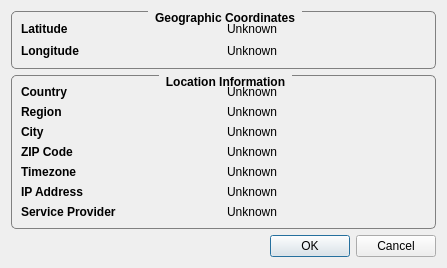
<?xml version="1.0" encoding="UTF-8"?>
<ui version="4.0">
 <class>LocationConfigDialog</class>
 <widget class="QDialog" name="LocationConfigDialog">
  <property name="geometry">
   <rect>
    <x>0</x>
    <y>0</y>
    <width>447</width>
    <height>268</height>
   </rect>
  </property>
  <property name="minimumSize">
   <size>
    <width>447</width>
    <height>268</height>
   </size>
  </property>
  <property name="maximumSize">
   <size>
    <width>447</width>
    <height>268</height>
   </size>
  </property>
  <property name="windowTitle">
   <string>Location Settings</string>
  </property>
  <property name="windowIcon">
   <iconset resource="rsc/resources.qrc">
    <normaloff>:/TrayWeather/application.svg</normaloff>:/TrayWeather/application.svg</iconset>
  </property>
  <property name="modal">
   <bool>true</bool>
  </property>
  <layout class="QVBoxLayout" name="verticalLayout" stretch="0,0,0">
   <item>
    <widget class="QGroupBox" name="groupBox">
     <property name="font">
      <font>
       <weight>75</weight>
       <bold>true</bold>
      </font>
     </property>
     <property name="styleSheet">
      <string notr="true">QGroupBox {
    border: 1px solid gray;
    border-radius: 5px;
    margin-top: 2ex;
}

QGroupBox::title {
    subcontrol-origin: margin;
    subcontrol-position: top center; /* position at the top center */
    padding: 0px 5px;
}</string>
     </property>
     <property name="title">
      <string>Geographic Coordinates</string>
     </property>
     <layout class="QVBoxLayout" name="verticalLayout_2">
      <item>
       <layout class="QGridLayout" name="gridLayout_2" rowstretch="0,0" columnstretch="1,1">
        <item row="0" column="0">
         <widget class="QLabel" name="label_7">
          <property name="font">
           <font>
            <weight>75</weight>
            <bold>true</bold>
           </font>
          </property>
          <property name="text">
           <string>Latitude</string>
          </property>
         </widget>
        </item>
        <item row="1" column="0">
         <widget class="QLabel" name="label_9">
          <property name="font">
           <font>
            <weight>75</weight>
            <bold>true</bold>
           </font>
          </property>
          <property name="text">
           <string>Longitude</string>
          </property>
         </widget>
        </item>
        <item row="0" column="1">
         <widget class="QLabel" name="m_latitude">
          <property name="text">
           <string>Unknown</string>
          </property>
         </widget>
        </item>
        <item row="1" column="1">
         <widget class="QLabel" name="m_longitude">
          <property name="text">
           <string>Unknown</string>
          </property>
         </widget>
        </item>
       </layout>
      </item>
     </layout>
    </widget>
   </item>
   <item>
    <widget class="QGroupBox" name="groupBox_2">
     <property name="font">
      <font>
       <weight>75</weight>
       <bold>true</bold>
      </font>
     </property>
     <property name="styleSheet">
      <string notr="true">QGroupBox {
    border: 1px solid gray;
    border-radius: 5px;
    margin-top: 2ex;
}

QGroupBox::title {
    subcontrol-origin: margin;
    subcontrol-position: top center; /* position at the top center */
    padding: 0px 5px;
}</string>
     </property>
     <property name="title">
      <string>Location Information</string>
     </property>
     <layout class="QVBoxLayout" name="verticalLayout_3">
      <item>
       <layout class="QGridLayout" name="gridLayout">
        <item row="0" column="0">
         <widget class="QLabel" name="label">
          <property name="font">
           <font>
            <weight>75</weight>
            <bold>true</bold>
           </font>
          </property>
          <property name="text">
           <string>Country</string>
          </property>
         </widget>
        </item>
        <item row="2" column="0">
         <widget class="QLabel" name="label_2">
          <property name="font">
           <font>
            <weight>75</weight>
            <bold>true</bold>
           </font>
          </property>
          <property name="text">
           <string>City</string>
          </property>
         </widget>
        </item>
        <item row="2" column="1">
         <widget class="QLabel" name="m_city">
          <property name="text">
           <string>Unknown</string>
          </property>
         </widget>
        </item>
        <item row="3" column="1">
         <widget class="QLabel" name="m_zipCode">
          <property name="text">
           <string>Unknown</string>
          </property>
         </widget>
        </item>
        <item row="1" column="0">
         <widget class="QLabel" name="label_5">
          <property name="font">
           <font>
            <weight>75</weight>
            <bold>true</bold>
           </font>
          </property>
          <property name="text">
           <string>Region</string>
          </property>
         </widget>
        </item>
        <item row="0" column="1">
         <widget class="QLabel" name="m_country">
          <property name="text">
           <string>Unknown</string>
          </property>
         </widget>
        </item>
        <item row="1" column="1">
         <widget class="QLabel" name="m_region">
          <property name="text">
           <string>Unknown</string>
          </property>
         </widget>
        </item>
        <item row="3" column="0">
         <widget class="QLabel" name="label_6">
          <property name="font">
           <font>
            <weight>75</weight>
            <bold>true</bold>
           </font>
          </property>
          <property name="text">
           <string>ZIP Code</string>
          </property>
         </widget>
        </item>
        <item row="5" column="1">
         <widget class="QLabel" name="m_ip">
          <property name="text">
           <string>Unknown</string>
          </property>
         </widget>
        </item>
        <item row="4" column="0">
         <widget class="QLabel" name="label_4">
          <property name="font">
           <font>
            <weight>75</weight>
            <bold>true</bold>
           </font>
          </property>
          <property name="text">
           <string>Timezone</string>
          </property>
         </widget>
        </item>
        <item row="5" column="0">
         <widget class="QLabel" name="label_3">
          <property name="font">
           <font>
            <weight>75</weight>
            <bold>true</bold>
           </font>
          </property>
          <property name="text">
           <string>IP Address</string>
          </property>
         </widget>
        </item>
        <item row="4" column="1">
         <widget class="QLabel" name="m_timezone">
          <property name="text">
           <string>Unknown</string>
          </property>
         </widget>
        </item>
        <item row="6" column="0">
         <widget class="QLabel" name="label_8">
          <property name="font">
           <font>
            <weight>75</weight>
            <bold>true</bold>
           </font>
          </property>
          <property name="text">
           <string>Service Provider</string>
          </property>
         </widget>
        </item>
        <item row="6" column="1">
         <widget class="QLabel" name="m_isp">
          <property name="text">
           <string>Unknown</string>
          </property>
         </widget>
        </item>
       </layout>
      </item>
     </layout>
    </widget>
   </item>
   <item>
    <widget class="QDialogButtonBox" name="buttonBox">
     <property name="orientation">
      <enum>Qt::Horizontal</enum>
     </property>
     <property name="standardButtons">
      <set>QDialogButtonBox::Cancel|QDialogButtonBox::Ok</set>
     </property>
    </widget>
   </item>
  </layout>
 </widget>
 <resources>
  <include location="rsc/resources.qrc"/>
 </resources>
 <connections>
  <connection>
   <sender>buttonBox</sender>
   <signal>accepted()</signal>
   <receiver>LocationConfigDialog</receiver>
   <slot>accept()</slot>
   <hints>
    <hint type="sourcelabel">
     <x>248</x>
     <y>254</y>
    </hint>
    <hint type="destinationlabel">
     <x>157</x>
     <y>274</y>
    </hint>
   </hints>
  </connection>
  <connection>
   <sender>buttonBox</sender>
   <signal>rejected()</signal>
   <receiver>LocationConfigDialog</receiver>
   <slot>reject()</slot>
   <hints>
    <hint type="sourcelabel">
     <x>316</x>
     <y>260</y>
    </hint>
    <hint type="destinationlabel">
     <x>286</x>
     <y>274</y>
    </hint>
   </hints>
  </connection>
 </connections>
</ui>
